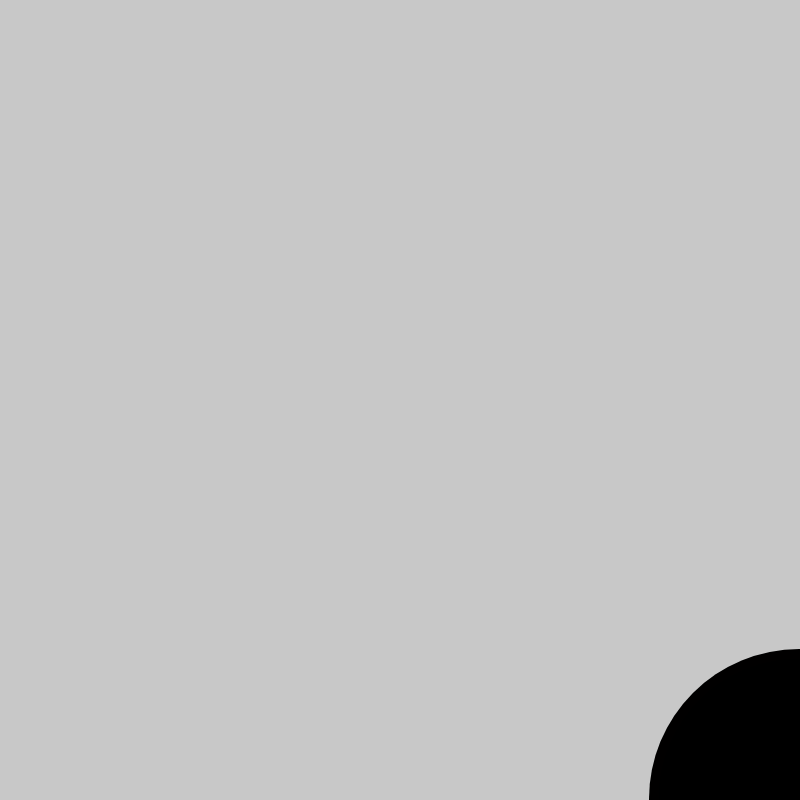
Frame 1 (no input)
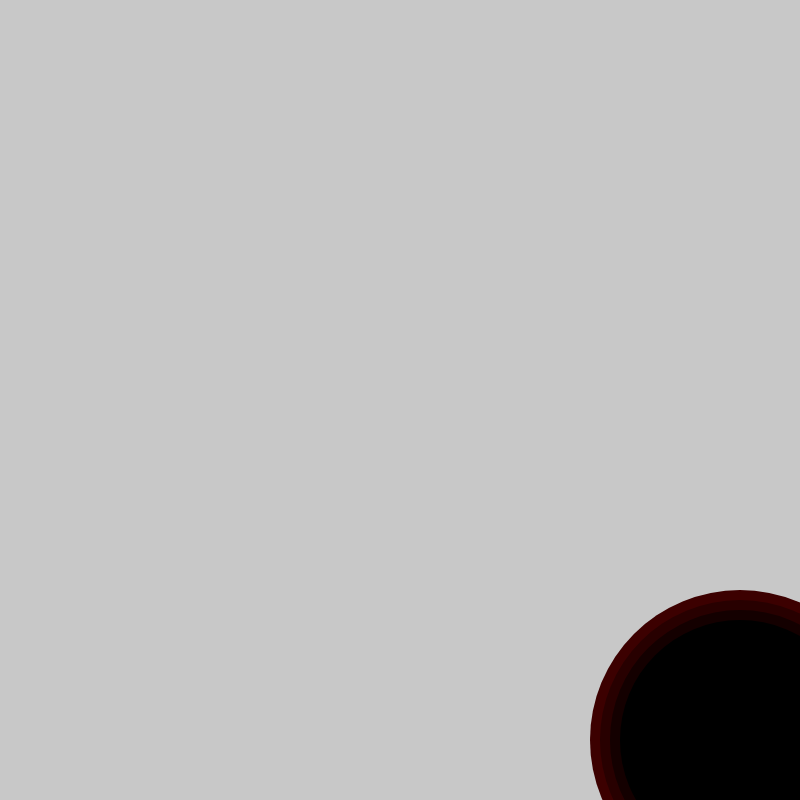
Frame 60 (no input)
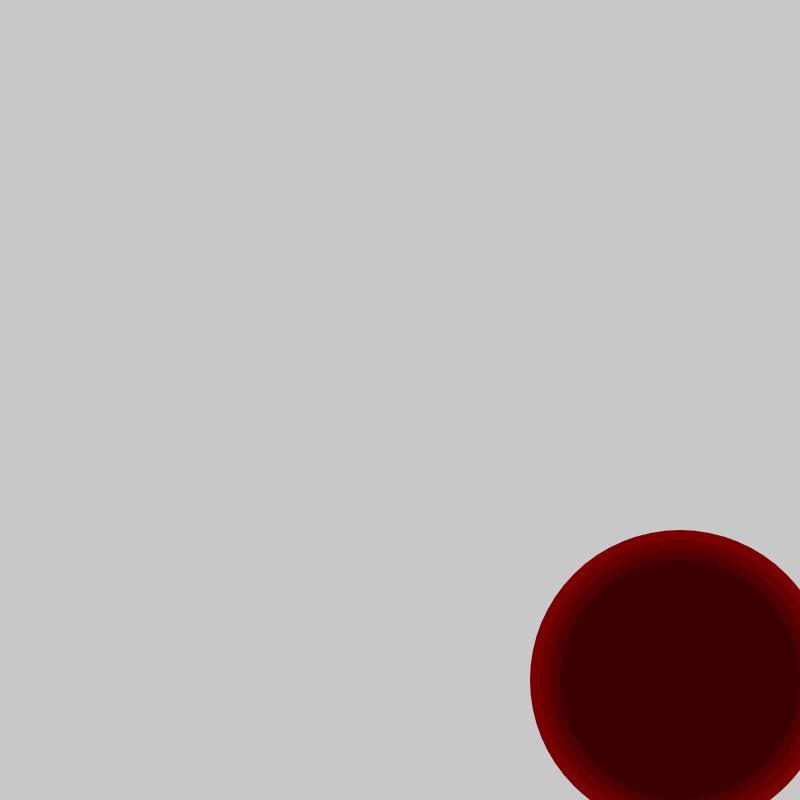
Frame 120 (the mouse pressed at the canvas centre since frame 60)

The p5.js sketch that drew these frames (run headless with seeded random() and noise() and a simulated clock; from frame 60 on, the mouse is pressed at the canvas centre):

// p5.js sketch
// ── sketch.js

function setup() {
  createCanvas(800, 800);
  console.log("xPos: "+ xPos);
}


  var xPos = 800;
  var yPos = 800;

function draw() {
  background(200);

  var sizeOfCicle =300;
  var redColor = frameCount;

  xPos -= 1;
  yPos -= 1;
  redColor -=0.01;

  noStroke();
  fill(redColor,0,0);
  ellipse(xPos,yPos,sizeOfCicle, sizeOfCicle);

  redColor-=20;
  sizeOfCicle = sizeOfCicle-20;
  noStroke();
  fill(redColor,0,0);
  ellipse(xPos,yPos,sizeOfCicle, sizeOfCicle);

  redColor-=20;
  sizeOfCicle = sizeOfCicle-20;
  noStroke();
  fill(redColor,0,0);
  ellipse(xPos,yPos,sizeOfCicle, sizeOfCicle);

  redColor-=20;
  sizeOfCicle = sizeOfCicle-20;
  noStroke();
  fill(redColor,0,0);
  ellipse(xPos,yPos,sizeOfCicle, sizeOfCicle);

}
